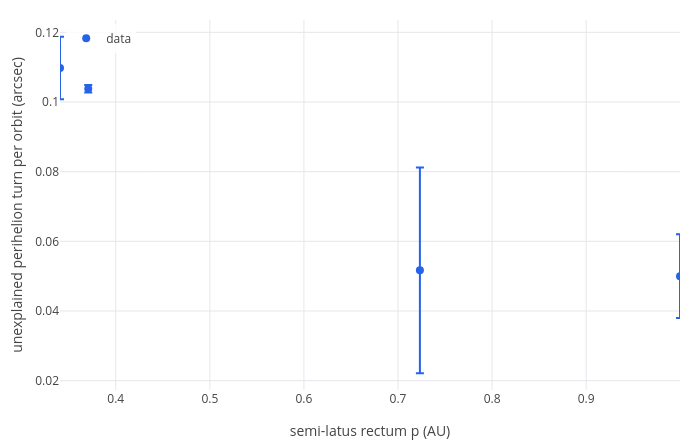

This figure's notebook cell:
### Markdown cell above
In the plot, each dot is a body: across, $p$ in AU; up, the unexplained turn per orbit in arcseconds. The vertical bars
are the uncertainties, ±1 standard deviation. The fourth argument of `scatter` gives them, one per row.

### Code cell
labels(scatter(pw, [p w], sw), "semi-latus rectum p (AU)", "unexplained perihelion turn per orbit (arcsec)")

### Figure 1 — Plotly figure (JSON) as saved in the notebook; plotly's stock layout.template omitted (floating-point values rounded to 4 significant figures)
{"data": [{"error_y": {"array": [0.001084, 0.02953, 0.012, 0.00896], "type": "data", "visible": true}, "marker": {"color": "#2563eb", "size": 8}, "mode": "markers", "name": "data", "type": "scatter", "x": [0.3707, 0.7233, 0.9997, 0.3407], "y": [0.1038, 0.05168, 0.05, 0.1098]}], "layout": {"height": 440, "legend": {"bgcolor": "rgba(255,255,255,0.8)", "x": 0.01, "xanchor": "left", "y": 0.99, "yanchor": "top"}, "margin": {"b": 50, "l": 60, "r": 20, "t": 20}, "showlegend": true, "title": {"text": ""}, "width": 700, "xaxis": {"range": [0.3407, 0.9997], "title": {"text": "semi-latus rectum p (AU)"}, "zeroline": true}, "yaxis": {"range": [0.01732, 0.1235], "title": {"text": "unexplained perihelion turn per orbit (arcsec)"}, "zeroline": true}}}
